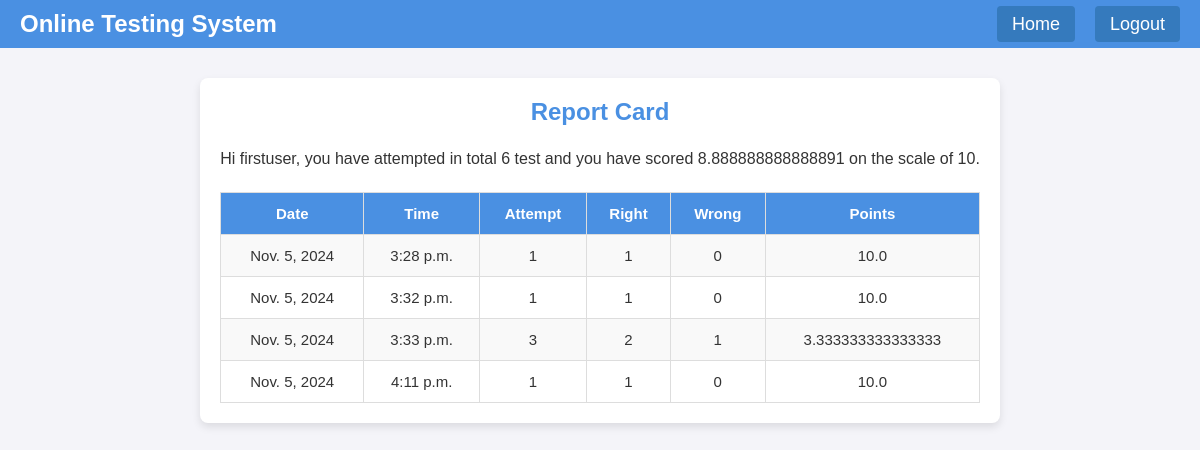
The page /OTS/test-history/ (signed in) on the database its author committed.
### OTS/models.py (models this page shows)
class Candidate(models.Model):
    username=models.CharField(primary_key=True , max_length=20)
    password=models.CharField(null=False,max_length=20)
    name=models.CharField(null=False,max_length=20)
    test_attempted=models.IntegerField(default=0)
    points=models.FloatField(default=0.0)

class Result(models.Model):
    resultid=models.BigAutoField(primary_key=True, auto_created=True)
    username=models.ForeignKey(Candidate, on_delete=models.CASCADE)
    date=models.DateField(auto_now=True)
    time=models.TimeField(auto_now=True)
    attempt=models.IntegerField()
    right=models.IntegerField()
    wrong=models.IntegerField()
    points=models.FloatField()

### OTS/views.py (the view)
# urls.py: path('test-history/', testResultHistory , name="testHistory"),
def testResultHistory(request):
    if 'name' not in request.session.keys():
        res=HttpResponseRedirect('/OTS/login')
    candidate=Candidate.objects.filter(username=request.session['username'])
    results=Result.objects.filter(username=candidate[0].username)
    context={
        'candidate':candidate[0],
       'results':results
    }
    return render(request,'result_history.html', context)

### OTS/templates/result_history.html (shortened to what this page needs)
{% extends "main.html" %}
{% block top %}
<a href="{% url 'OTS:home' %}">Home</a>
<a href="{% url 'OTS:logout' %}">Logout</a>
{% endblock top %}
{% block content %}
<h1>Report Card</h1>
<p>Hi {{candidate.name}}, you have attempted in total {{candidate.test_attempted}} test and
you have scored {{candidate.points}} on the scale of 10.
</p>
<table>
    <tr>
    <th>Date</th>
    <th>Time</th>
    <th>Attempt</th>
    <th>Right</th>
    <th>Wrong</th>
    <th>Points</th>
    </tr>
    {% for r in results %}
    <tr>
        <td>{{r.date}}</td>
        <td>{{r.time}}</td>
        <td>{{r.attempt}}</td>
        <td>{{r.right}}</td>
        <td>{{r.wrong}}</td>
        <td>{{r.points}}</td>
    </tr>
    {% endfor %}
</table>
{% endblock content %}

### OTS/templates/main.html (shortened to what this page needs)
<!DOCTYPE html>
{% load static %}
<html lang="en">
<head>
    <link rel="stylesheet" type="text/css" href="{% static 'theme.css' %}">
</head>
<body>
    <div class="top">
        <div class="sitename"><h1>Online Testing System</h1></div>
        <div class="menu">
            {% block top %}
            {% endblock top %}
        </div>
    </div>
    <div class="content">
        {% block content %}
        {% endblock content %}
    </div>
</body>
</html>

### OTS/static/theme.css (style rules this page uses)
* { margin: 0; padding: 0; box-sizing: border-box; }
body { font-family: Arial, sans-serif; color: #333; background-color: #f4f4f9; }
.top { background-color: #4a90e2; color: #fff; padding: 10px 20px; display: flex; justify-content: space-between; align-items: center; }
.sitename h1 { font-size: 24px; font-weight: bold; margin: 0; }
.menu { font-size: 18px; }
.menu a { color: #fff; text-decoration: none; margin-left: 15px; }
.content { padding: 20px; background-color: #fff; margin: 20px auto; width: 80%; max-width: 800px; border-radius: 8px; box-shadow: 0 4px 8px rgba(0, 0, 0, 0.1); }
.content p { line-height: 1.6; }
.content { max-width: 800px; margin: 30px auto; padding: 20px; background-color: #fff; box-shadow: 0 4px 8px rgba(0, 0, 0, 0.1); border-radius: 8px; }
.content h1 { font-size: 24px; color: #4a90e2; margin-bottom: 20px; }
.menu a { padding: 8px 15px; border-radius: 4px; background-color: #357ABD; transition: background-color 0.3s; }
.content h1 { font-size: 24px; color: #4a90e2; margin-bottom: 20px; text-align: center; }
.content p { font-size: 16px; color: #333; margin-bottom: 20px; text-align: center; }
table { width: 100%; border-collapse: collapse; margin-top: 20px; }
table, th, td { border: 1px solid #ddd; }
th, td { padding: 12px; text-align: center; font-size: 15px; color: #333; }
th { background-color: #4a90e2; color: #fff; font-weight: bold; }
tr:nth-child(even) { background-color: #f9f9f9; }

### rows shown on the page
Candidate: name "firstuser", test_attempted "6", points "8.888888888888891"
Result: date "Nov. 5, 2024", time "3:28 p.m.", attempt "1", right "1", wrong "0", points "10.0"
Result: date "Nov. 5, 2024", time "3:32 p.m.", attempt "1", right "1", wrong "0", points "10.0"
Result: date "Nov. 5, 2024", time "3:33 p.m.", attempt "3", right "2", wrong "1", points "3.333333333333333"
Result: date "Nov. 5, 2024", time "4:11 p.m.", attempt "1", right "1", wrong "0", points "10.0"
